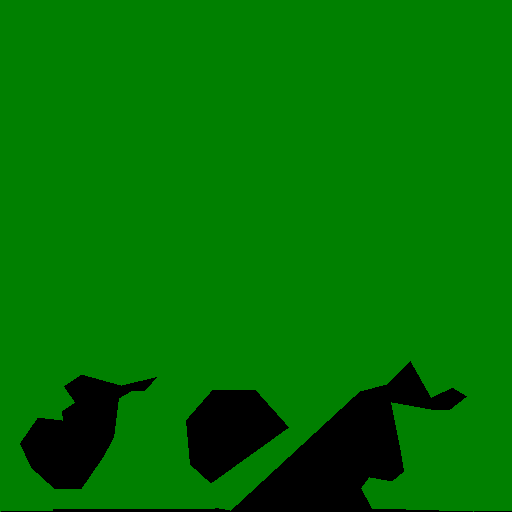
#> input picture data/masks/0.png, 512 x 512 px
$ python try.py
#> lines starting #> are read from the running program, lines starting #| are printed output that depends on the picture; after the words box and inside, x2 and y2 are one past the last pixel; in counts of white or black regions, pixels touching at a corner belong together
from PIL import Image
from PIL import ImageOps
import cv2
import numpy as np
im = Image.open(r'./data/masks/0.png').convert('RGB')
#> im is the input picture: PIL image 512x512 RGB; mean R, G, B 0, 114.6, 0
im= ImageOps.grayscale(im)
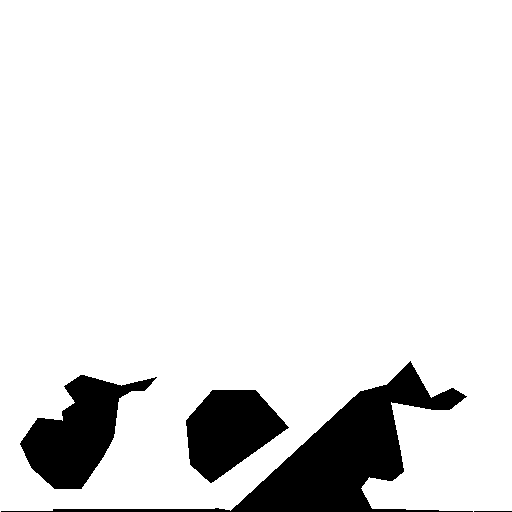
#> im: PIL image 512x512 L; values 0 (black) and 75 (white), 89.6% white; 4 black regions, box (x1, y1, x2, y2) and area: (1, 361, 473, 512) 13994, (20, 375, 157, 489) 7300, (186, 390, 289, 483) 6052, (474, 511, 512, 512) 38
# [5 lines of commented-out code are left out]
img_nd = np.array(im)

img_nd[[0,15,48,75]]=0
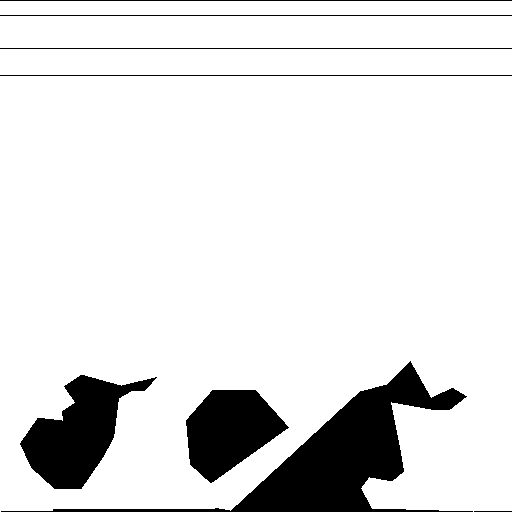
#> img_nd: shape (512, 512); values 0 (black) and 75 (white), 88.8% white; 8 black regions, largest, box (x1, y1, x2, y2) and area: (1, 361, 473, 512) 13994, (20, 375, 157, 489) 7300, (186, 390, 289, 483) 6052

# img_trans = img_nd.transpose((2, 0, 1))

print(type(im))
#| <class 'PIL.Image.Image'>

# print(im[:][0:3][0])

$ run again, with data/masks/102.png copied over data/masks/0.png
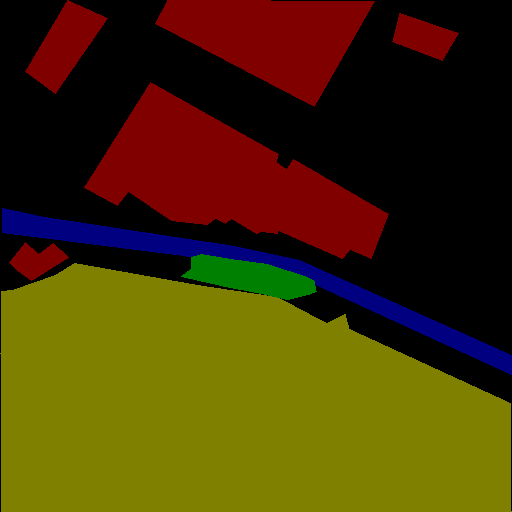
#> input picture data/masks/102.png, 512 x 512 px
#> `im= ImageOps.grayscale(im)`:
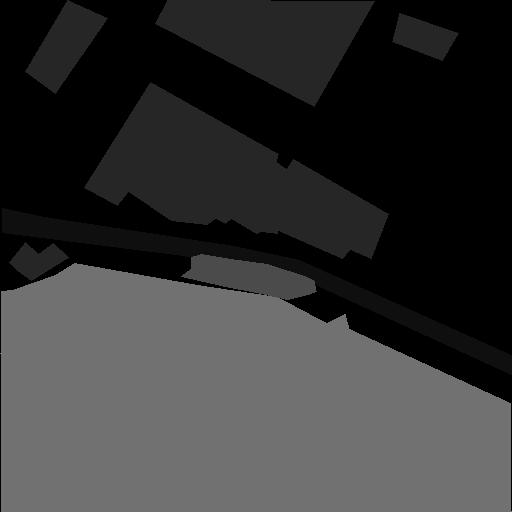
#> im: PIL image 512x512 L; min 0, max 113, mean 51.9
#> img_nd: shape (512, 512); 0.27% of pixels changed, all inside (x1, y1, x2, y2) = (30, 0, 450, 76)
#| <class 'PIL.Image.Image'>

$ run again, with data/masks/105.png copied over data/masks/0.png
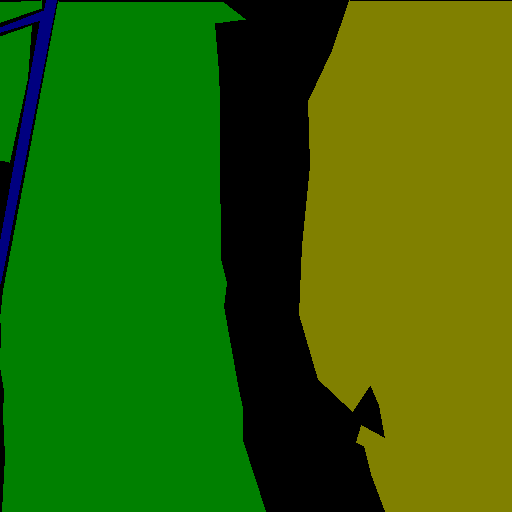
#> input picture data/masks/105.png, 512 x 512 px
#> `im= ImageOps.grayscale(im)`:
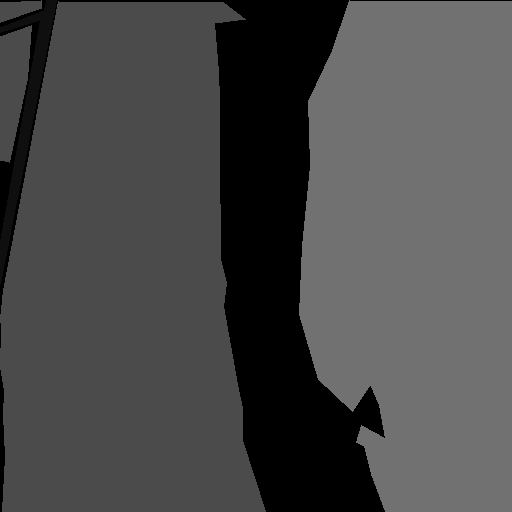
#> im: PIL image 512x512 L; min 0, max 113, mean 73
#> `img_nd[[0,15,48,75]]=0`:
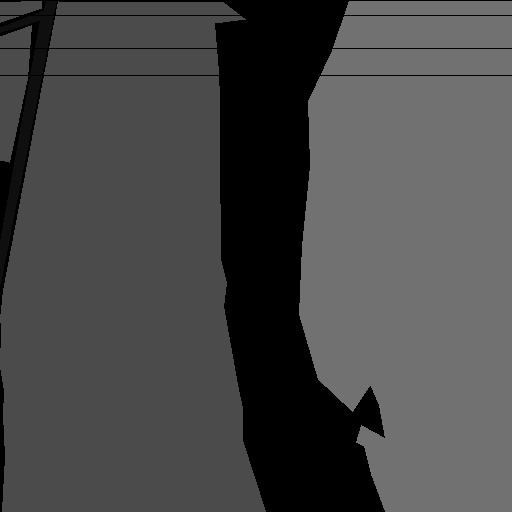
#> img_nd: shape (512, 512); 0.46% of pixels changed, all inside (x1, y1, x2, y2) = (0, 0, 512, 76)
#| <class 'PIL.Image.Image'>

$ run again, with data/masks/106.png copied over data/masks/0.png
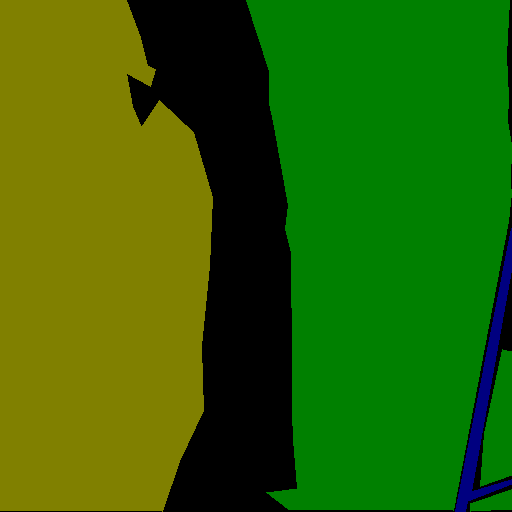
#> input picture data/masks/106.png, 512 x 512 px
#> `im= ImageOps.grayscale(im)`:
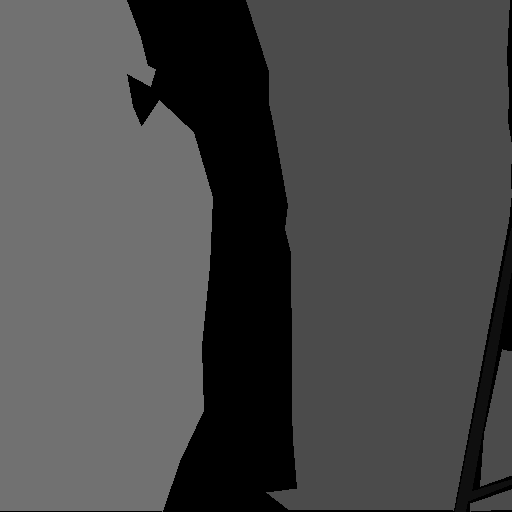
#> im: PIL image 512x512 L; min 0, max 113, mean 73
#> `img_nd[[0,15,48,75]]=0`:
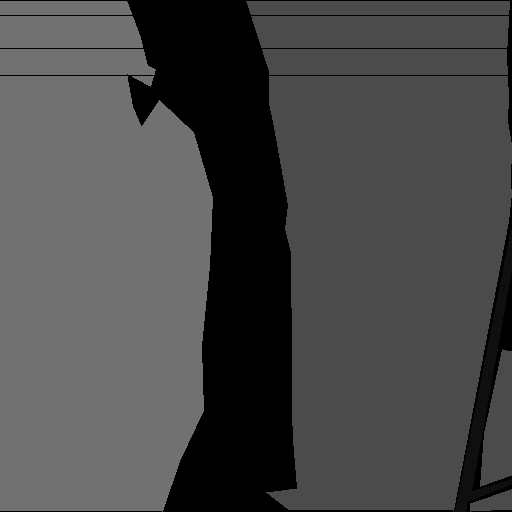
#> img_nd: shape (512, 512); 0.6% of pixels changed, all inside (x1, y1, x2, y2) = (0, 0, 510, 76)
#| <class 'PIL.Image.Image'>
